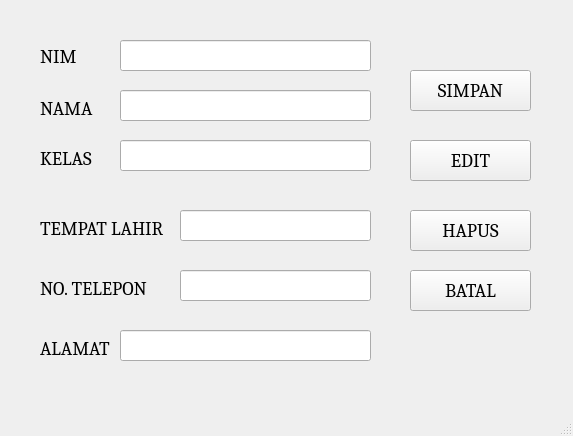
<?xml version="1.0" encoding="UTF-8"?>
<ui version="4.0">
 <class>MainWindow</class>
 <widget class="QMainWindow" name="MainWindow">
  <property name="geometry">
   <rect>
    <x>0</x>
    <y>0</y>
    <width>573</width>
    <height>436</height>
   </rect>
  </property>
  <property name="windowTitle">
   <string>MainWindow</string>
  </property>
  <widget class="QWidget" name="centralwidget">
   <widget class="QLabel" name="label">
    <property name="geometry">
     <rect>
      <x>40</x>
      <y>50</y>
      <width>47</width>
      <height>13</height>
     </rect>
    </property>
    <property name="font">
     <font>
      <family>Cambria</family>
      <pointsize>14</pointsize>
     </font>
    </property>
    <property name="text">
     <string>NIM</string>
    </property>
   </widget>
   <widget class="QLabel" name="label_2">
    <property name="geometry">
     <rect>
      <x>40</x>
      <y>100</y>
      <width>61</width>
      <height>16</height>
     </rect>
    </property>
    <property name="font">
     <font>
      <family>Cambria</family>
      <pointsize>14</pointsize>
     </font>
    </property>
    <property name="text">
     <string>NAMA</string>
    </property>
   </widget>
   <widget class="QPushButton" name="button1">
    <property name="geometry">
     <rect>
      <x>410</x>
      <y>70</y>
      <width>121</width>
      <height>41</height>
     </rect>
    </property>
    <property name="font">
     <font>
      <family>Cambria</family>
      <pointsize>14</pointsize>
     </font>
    </property>
    <property name="text">
     <string>SIMPAN</string>
    </property>
   </widget>
   <widget class="QPushButton" name="button2">
    <property name="geometry">
     <rect>
      <x>410</x>
      <y>140</y>
      <width>121</width>
      <height>41</height>
     </rect>
    </property>
    <property name="font">
     <font>
      <family>Cambria</family>
      <pointsize>14</pointsize>
     </font>
    </property>
    <property name="text">
     <string>EDIT</string>
    </property>
   </widget>
   <widget class="QLabel" name="label_3">
    <property name="geometry">
     <rect>
      <x>40</x>
      <y>150</y>
      <width>81</width>
      <height>16</height>
     </rect>
    </property>
    <property name="font">
     <font>
      <family>Cambria</family>
      <pointsize>14</pointsize>
     </font>
    </property>
    <property name="text">
     <string>KELAS</string>
    </property>
   </widget>
   <widget class="QLabel" name="label_4">
    <property name="geometry">
     <rect>
      <x>40</x>
      <y>220</y>
      <width>151</width>
      <height>16</height>
     </rect>
    </property>
    <property name="font">
     <font>
      <family>Cambria</family>
      <pointsize>14</pointsize>
     </font>
    </property>
    <property name="text">
     <string>TEMPAT LAHIR</string>
    </property>
   </widget>
   <widget class="QLabel" name="label_5">
    <property name="geometry">
     <rect>
      <x>40</x>
      <y>280</y>
      <width>131</width>
      <height>16</height>
     </rect>
    </property>
    <property name="font">
     <font>
      <family>Cambria</family>
      <pointsize>14</pointsize>
     </font>
    </property>
    <property name="text">
     <string>NO. TELEPON</string>
    </property>
   </widget>
   <widget class="QLabel" name="label_6">
    <property name="geometry">
     <rect>
      <x>40</x>
      <y>340</y>
      <width>111</width>
      <height>16</height>
     </rect>
    </property>
    <property name="font">
     <font>
      <family>Cambria</family>
      <pointsize>14</pointsize>
     </font>
    </property>
    <property name="text">
     <string>ALAMAT</string>
    </property>
   </widget>
   <widget class="QLineEdit" name="edit1">
    <property name="geometry">
     <rect>
      <x>120</x>
      <y>40</y>
      <width>251</width>
      <height>31</height>
     </rect>
    </property>
    <property name="font">
     <font>
      <family>Cambria</family>
      <pointsize>14</pointsize>
     </font>
    </property>
   </widget>
   <widget class="QLineEdit" name="edit2">
    <property name="geometry">
     <rect>
      <x>120</x>
      <y>90</y>
      <width>251</width>
      <height>31</height>
     </rect>
    </property>
    <property name="font">
     <font>
      <family>Cambria</family>
      <pointsize>14</pointsize>
     </font>
    </property>
   </widget>
   <widget class="QLineEdit" name="edit3">
    <property name="geometry">
     <rect>
      <x>120</x>
      <y>140</y>
      <width>251</width>
      <height>31</height>
     </rect>
    </property>
    <property name="font">
     <font>
      <family>Cambria</family>
      <pointsize>14</pointsize>
     </font>
    </property>
   </widget>
   <widget class="QLineEdit" name="edit4">
    <property name="geometry">
     <rect>
      <x>180</x>
      <y>210</y>
      <width>191</width>
      <height>31</height>
     </rect>
    </property>
    <property name="font">
     <font>
      <family>Cambria</family>
      <pointsize>14</pointsize>
     </font>
    </property>
   </widget>
   <widget class="QLineEdit" name="edit5">
    <property name="geometry">
     <rect>
      <x>180</x>
      <y>270</y>
      <width>191</width>
      <height>31</height>
     </rect>
    </property>
    <property name="font">
     <font>
      <family>Cambria</family>
      <pointsize>14</pointsize>
     </font>
    </property>
   </widget>
   <widget class="QLineEdit" name="edit6">
    <property name="geometry">
     <rect>
      <x>120</x>
      <y>330</y>
      <width>251</width>
      <height>31</height>
     </rect>
    </property>
    <property name="font">
     <font>
      <family>Cambria</family>
      <pointsize>14</pointsize>
     </font>
    </property>
   </widget>
   <widget class="QPushButton" name="button3">
    <property name="geometry">
     <rect>
      <x>410</x>
      <y>210</y>
      <width>121</width>
      <height>41</height>
     </rect>
    </property>
    <property name="font">
     <font>
      <family>Cambria</family>
      <pointsize>14</pointsize>
     </font>
    </property>
    <property name="text">
     <string>HAPUS</string>
    </property>
   </widget>
   <widget class="QPushButton" name="button4">
    <property name="geometry">
     <rect>
      <x>410</x>
      <y>270</y>
      <width>121</width>
      <height>41</height>
     </rect>
    </property>
    <property name="font">
     <font>
      <family>Cambria</family>
      <pointsize>14</pointsize>
     </font>
    </property>
    <property name="text">
     <string>BATAL</string>
    </property>
   </widget>
  </widget>
  <widget class="QMenuBar" name="menubar">
   <property name="geometry">
    <rect>
     <x>0</x>
     <y>0</y>
     <width>573</width>
     <height>21</height>
    </rect>
   </property>
  </widget>
  <widget class="QStatusBar" name="statusbar"/>
 </widget>
 <resources/>
 <connections/>
</ui>
